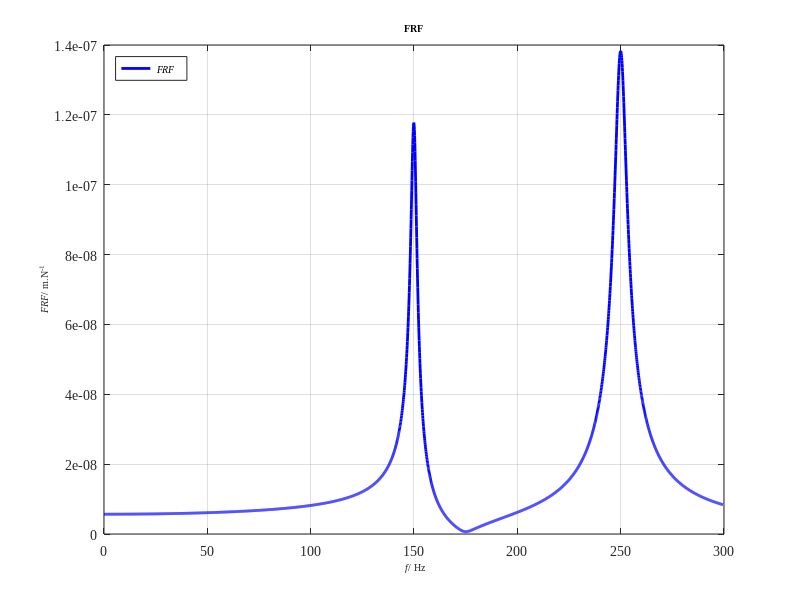
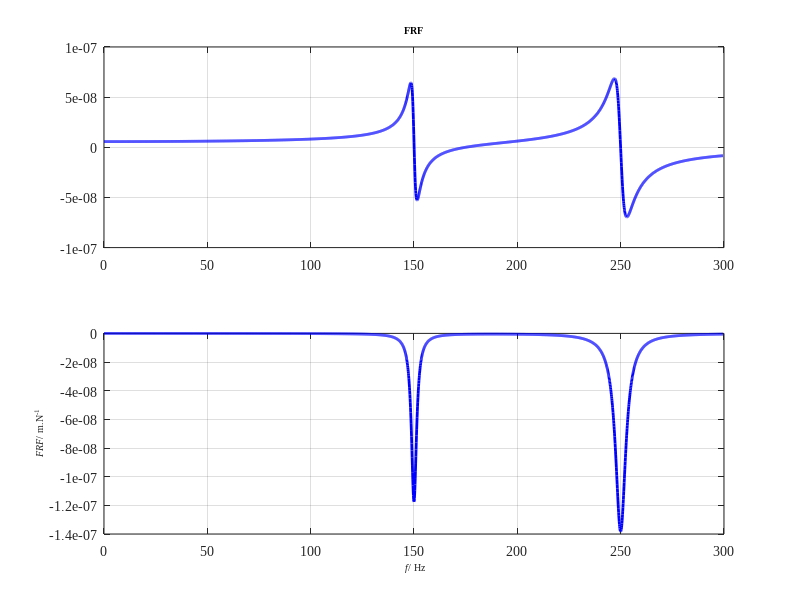

The MATLAB script that drew these images, in order:
%%%%%%%%%%%%%%%%%%%%%%%%%%%%%%%%%%%%%%%%%%%%%%
%% -------------Copyright--------------%%
%%%%%%%%%%%%%%%%%%%%%%%%%%%%%%%%%%%%%%%%%%%%%%
% Author: Jianhui Li                         %
% Time: 09/22/2019                           %
% University of British Columbia, BC, Canada %
% Affiliation:                               %
% Department of Mechanical Engineering       %
% Manufacturing Automation Laboratary        %
% E-mail: jianhui.li@alumni.ubc.ca           %
%%%%%%%%%%%%%%%%%%%%%%%%%%%%%%%%%%%%%%%%%%%%%%

clc
clear
close all

%% Define modal parmeters
k = [2.26e8 2.13e8];               % N/m
zeta = [0.012 0.010];
wn = [250 150]*2*pi;               % rad/s
f_start=0;
f_end=300-0.5;
df=0.1;
w = (f_start:df:f_end)*2*pi;   % frequency, rad/s
f=w/2/pi;

%% FRF Synthesis
FRF1 = cos(30/180*pi)^2*(wn(1)^2/k(1))./(wn(1)^2 - w.^2 + 1i*2*zeta(1)*wn(1).*w);
FRF2 = cos(-45/180*pi)^2*(wn(2)^2/k(2))./(wn(2)^2 - w.^2 + 1i*2*zeta(2)*wn(2).*w);
FRF = FRF1 + FRF2;
% for cnt = 2:length(k)
%     FRF = FRF + (wn(cnt)^2/k(cnt))./(wn(cnt)^2 - w.^2 + 1i*2*zeta(cnt)*wn(cnt).*w);
% end
FRFMag=abs(FRF);

%% Plot FRF Magnitude
figure(1)
plot(f,FRFMag,'b-','linewidth',2)
hold on
xlim([0,300])
grid on  
legend('\fontsize{10}\fontname{Times New Roman}\itFRF','location','northwest')
set(gca,'FontSize', 10 ,'FontName', 'Times New Roman')
set(gcf,'unit','centimeters','position',[0 10 13.53 9.03],'color','white');
title('\fontsize{10}FRF')
xlabel('\fontsize{10}\fontname{Times New Roman}\it f\rm/ Hz')
ylabel('\fontsize{10}\fontname{Times New Roman}\it FRF\rm/ m.N^{-1}')
hold on

%% Plot FRF Real-Image Parts
figure(2)
subplot(211)
plot(f,real(FRF),'b-','linewidth',2)
hold on
grid on  
title('\fontsize{10}FRF')
xlim([0,300])
set(gca,'FontSize', 10 ,'FontName', 'Times New Roman')
subplot(212)
plot(f,imag(FRF),'b-','linewidth',2)
xlim([0,300])
grid on  
% legend('\fontsize{10}\fontname{Times New Roman}\itFRF','location','northwest')
set(gca,'FontSize', 10 ,'FontName', 'Times New Roman')
set(gcf,'unit','centimeters','position',[15 3 13.53 9.03],'color','white');
xlabel('\fontsize{10}\fontname{Times New Roman}\it f\rm/ Hz')
ylabel('\fontsize{10}\fontname{Times New Roman}\it FRF\rm/ m.N^{-1}')

save('FRF','FRF','w','f_start','f_end','df')